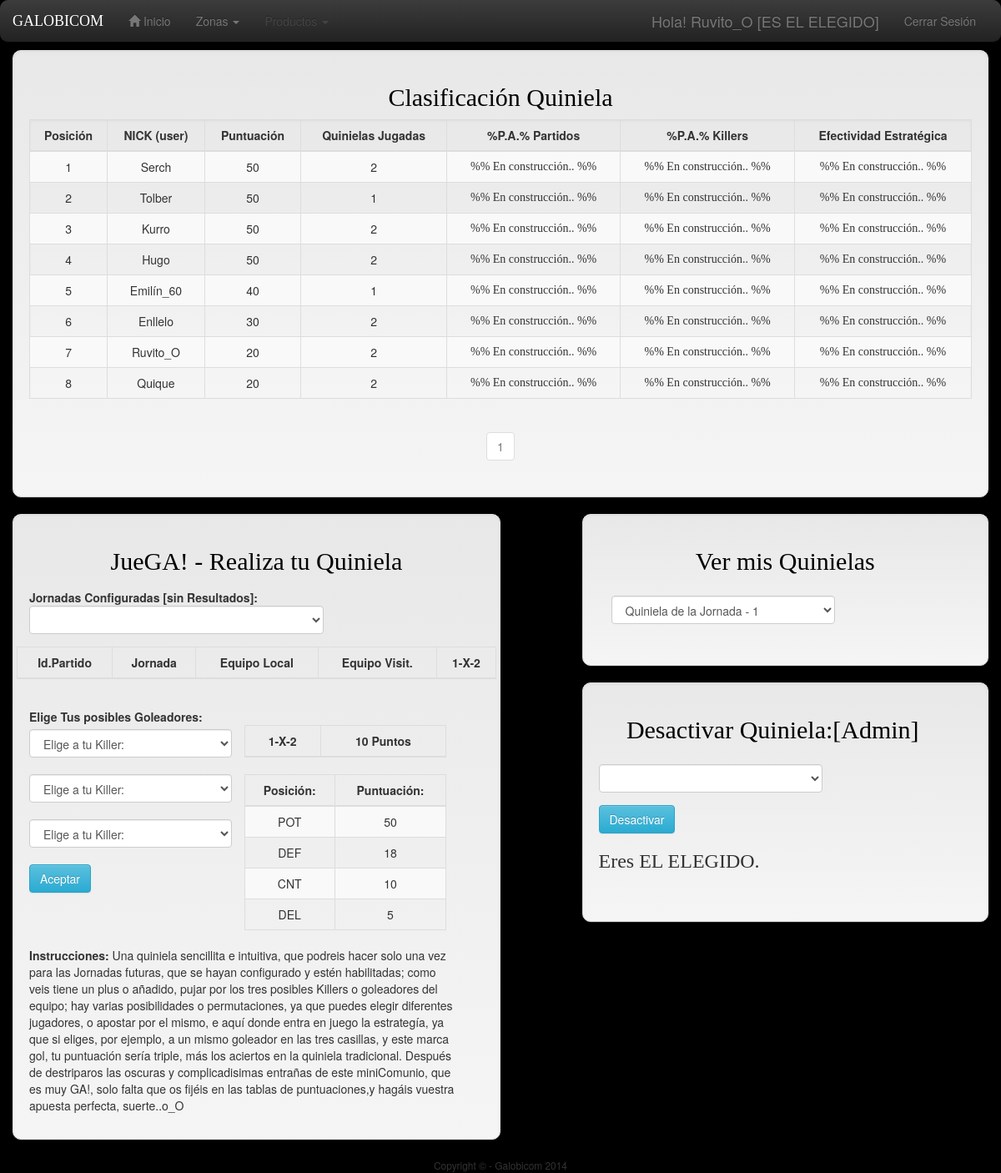
/u199747581/public_html/quinielaGa.php (signed in), run on the app's committed database.
### tables this page shows
CREATE TABLE `puntos_quiniela` (
  `id_puntosQuini` int(2) NOT NULL AUTO_INCREMENT,
  `idfk_user` int(2) NOT NULL,
  `puntosQuini` int(4) NOT NULL,
  `efect_quiniela` double NOT NULL,
  `efect_goleadores` double NOT NULL,
  `efect_total` double NOT NULL,
  PRIMARY KEY (`id_puntosQuini`),
  UNIQUE KEY `id_puntosQuini` (`id_puntosQuini`)
);

CREATE TABLE `users` (
  `id_user` int(3) NOT NULL AUTO_INCREMENT,
  `nombre` varchar(40) NOT NULL,
  `apellidos` varchar(60) NOT NULL,
  `nick` varchar(20) NOT NULL,
  `email` varchar(120) NOT NULL,
  `password` varchar(80) NOT NULL,
  `fec_alta` date NOT NULL,
  `fec_baja` date DEFAULT NULL,
  `nivel_acceso` int(2) NOT NULL,
  PRIMARY KEY (`id_user`)
);

### u199747581/public_html/funciones_out.php (the view, shortened to what this page needs)
<?php
function cargarCabecera($titulo,$pag){
?>
	<!DOCTYPE html>
	<html>
	<head><title>Galobicom - <?php echo $titulo; ?></title>
		<link rel="stylesheet" type="text/css" href="css/bootstrap.min.css">
		<link rel="stylesheet" type="text/css" href="css/bootstrap-theme.min.css">
		<link rel="stylesheet" type="text/css" href="css/miestilo.css">
	</head>
	<body onload="init();" style="background-color: black;">
		<div class="container" style="background-color: black; border-radius: 10px;">
<?php
cargarBarraNav($pag);
}
?>
<?php
function cargarPie(){
?>
			<div class="row">
				<div class="col-md-12 text-center"><small>Copyright &copy - Galobicom 2014</small></div>
			</div>
		</div>
	</body>
	</html>
<?php
}
function cargarBarraNav($pag){
?>
	<br>
	<nav class="navbar navbar-inverse navbar-fixed-top" style="border-radius: 10px;" role="navigation">
	  <div class="container-fluid">
	    <div class="navbar-header">
	      <a class="navbar-brand" href="index.php" style="font-family: cursive;">GALOBICOM</a>
	    </div>
	    <div class="collapse navbar-collapse bs-example-navbar-collapse-1">
	      <ul class="nav navbar-nav">
	        <li><a href="index.php"><span class="glyphicon glyphicon-home"></span> Inicio</a></li>
	        <li class="dropdown">
	        	<a href="#" class="dropdown-toggle" data-toggle="dropdown">Zonas <span class="caret"></a>
	        </li>
	        <li class="dropdown disabled">
	        	<a id="dLabel" role="button" data-toggle="dropdown" class="" data-target="#" href="/page.html">
                Productos <span class="caret"></span></a>
	        </li>
	      </ul>
	      <ul class="nav navbar-nav navbar-right">
	      	<?php
	      		if(isset($_SESSION['id'])){
	      			$elegido='';
	      			if($_SESSION['nivAcceso']==1){
	      				$elegido = '[ES EL ELEGIDO]';
	      			}
	      	?>
	      	<li><a class="navbar-brand"><?php echo 'Hola! ' . $_SESSION['nic'].' '.$elegido; ?></a></li>
	      	<li><a href="logout.php">Cerrar Sesión</a></li>
	      	<?php
	      	echo '<li class="navbar-brand">';
			echo '</li>';
			   }
			  ?>
		   </ul>
		</div>
	 </div>
	</nav>
<?php
}
?>
<?php
function cargarClasificacionQuiniGa($maxelem){
	if(!isset($_GET['npag'])){
		$pagina = 1;
	}else{
		$pagina = addslashes(strip_tags($_GET['npag']));
	}
	$posicion = ($pagina - 1) * $maxelem;
	$con = conectarDB01();
	$consTablaQuini = $con->query("SELECT * FROM puntos_quiniela ORDER BY puntosQuini DESC LIMIT $posicion, $maxelem; ");
	if($consTablaQuini->num_rows > 0){
	  if($consTablaQuini){
		$posicion = 1;
?>
		<br><br>
		<div class="row">
			<div class="table-responsive col-md-12 navbar-white well" style="border-radius: 10px;">
				<h2 class="text-top text-center" style="font-family: cusrsive; color: black">Clasificación Quiniela</h2>
				<table id="" class="table table-striped table-bordered table-hover well" style="" border="" width="">
                  <thead>
                    <tr>
                      <th class="text-center">Posición</th>
                      <th class="text-center">NICK (user)</th>
                      <th class="text-center">Puntuación</th>
                      <th class="text-center">Quinielas Jugadas</th>
                      <th class="text-center">%P.A.% Partidos</th>
                      <th class="text-center">%P.A.% Killers</th>
                      <th class="text-center">Efectividad Estratégica</th>
                    </tr>
                  </thead>
                  <tbody id="">
<?php
		while($regisUserPuntosQuini = mysqli_fetch_assoc($consTablaQuini)){
			$idUser = $regisUserPuntosQuini['idfk_user'];
			$consUser = $con->query("SELECT nick FROM users WHERE id_user='$idUser'; ");
			$regisUser = mysqli_fetch_assoc($consUser);
			$nickUser = $regisUser['nick'];
			$consQuinielasHechas = $con->query("SELECT count(DISTINCT jornada) as numQuinisHechas FROM quinielaga WHERE idfk_user='$idUser'; ");
			$regisQuiniHechas = mysqli_fetch_assoc($consQuinielasHechas);
			$numQuinisHechas = $regisQuiniHechas['numQuinisHechas'];
?>
					 <tr>
                      <td class="text-center"><?php echo $posicion; ?></td>
                      <td class="text-center"><?php echo $nickUser; ?></td>
                      <td class="text-center"><?php echo $regisUserPuntosQuini['puntosQuini']; ?></td>
                      <td class="text-center"><?php echo $numQuinisHechas; ?></td>
                      <td class="text-center" style="font-family: cursive;">%% En construcción.. %%</td>
                      <td class="text-center" style="font-family: cursive;">%% En construcción.. %%</td>
                      <td class="text-center" style="font-family: cursive;">%% En construcción.. %%</td>
                     </tr>
<?php
			$posicion++;
	 	}
?>
                  </tbody>
                </table>
<?php
cargarPaginacionQunielaGa($maxelem);
   }else{
   	 	cargarAlerts('warning','sm','Error en Base de datos(db)');
   }
 }
}
function cargarPaginacionQunielaGa($maxelemp){
	if(!isset($_GET['npag'])){
		$pagActual = 1;
	}else{
		$pagActual = addslashes(strip_tags($_GET['npag']));
	}
	$conexion = conectarDB01();
	$consPuntosQuini = $conexion->query("SELECT COUNT(*) as total FROM puntos_quiniela; ");
	$registroPuntosQuini = $consPuntosQuini->fetch_assoc();
	$totalRegistros = $registroPuntosQuini['total'];
	$paginas = ceil($totalRegistros / $maxelemp);
			echo '<div class="row text-center">';
			echo '<ul class="pagination">';
	for($cnt = 1; $cnt <= $paginas; $cnt++){
		if($cnt == $pagActual){
			echo '<li class="disabled"><a>'.$cnt.'<span class="sr-only">'.$cnt.'</span></a></li>';
		}else{
			echo '<li><a href="quinielaGa.php?npag='.$cnt.'">'.$cnt.'</a></li>';
		}
	}
			echo '</ul>';
			echo '</div>';
		echo '</div>';
	echo '</div>';
}
function generaComboJornadasQuinielaGa($numCombo){
	if($numCombo == 1){
			echo "<select id='combJorQuini' class='form-control' onchange='' required>";
	}else if($numCombo == 2){
			echo "<select id='combJorQuiniDesac' class='form-control' onchange='' required>";
	}
			echo "</select>";
}
?>
<?php
function cargarCombosJugadoresQuiniRG(){
	$con = conectarDB01();
	$consJugadores = $con->query("SELECT id_jugador,nom_camiseta,posicion FROM jugadoresga; ");
	if($consJugadores){
			echo "<option value=''>Elige a tu Killer:</option>";
	}
}
function generarComboQuinielasHechas(){
	$conectar = conectarDB01();
	$consQuiniHechas = $conectar->query("SELECT DISTINCT jornada FROM quinielaga WHERE idfk_user='".$_SESSION['id']."'; ");
	if($consQuiniHechas){
		if($consQuiniHechas->num_rows > 0){
				echo "<select id='combQuiniHecha' class='form-control' onchange='' required>";
			while($regisQuiniHechas=mysqli_fetch_assoc($consQuiniHechas)){
				echo "<option value='".$regisQuiniHechas['jornada']."'>Quiniela de la Jornada - ".$regisQuiniHechas['jornada']."</option>";
			}
				echo "</select>";
		}else{
			cargarAlerts('warning','','No tienes ninguna Quiniela Guardada. Anímate! y haz la primera');
		}
	}
}
?>

### u199747581/public_html/css/miestilo.css (style rules this page uses)
.matrix html, body { background: #000; margin: 0; padding: 0; }

### data on the page
puntos_quiniela: users.nick "Serch", puntosQuini "50", numQuinisHechas "2"
puntos_quiniela: users.nick "Tolber", puntosQuini "50", numQuinisHechas "1"
puntos_quiniela: users.nick "Kurro", puntosQuini "50", numQuinisHechas "2"
puntos_quiniela: users.nick "Hugo", puntosQuini "50", numQuinisHechas "2"
puntos_quiniela: users.nick "Emilín_60", puntosQuini "40", numQuinisHechas "1"
puntos_quiniela: users.nick "Enllelo", puntosQuini "30", numQuinisHechas "2"
puntos_quiniela: users.nick "Ruvito_O", puntosQuini "20", numQuinisHechas "2"
puntos_quiniela: users.nick "Quique", puntosQuini "20", numQuinisHechas "2"

### other printed values
$_SESSION['nic'] "Ruvito_O"
$elegido "[ES EL ELEGIDO]"
